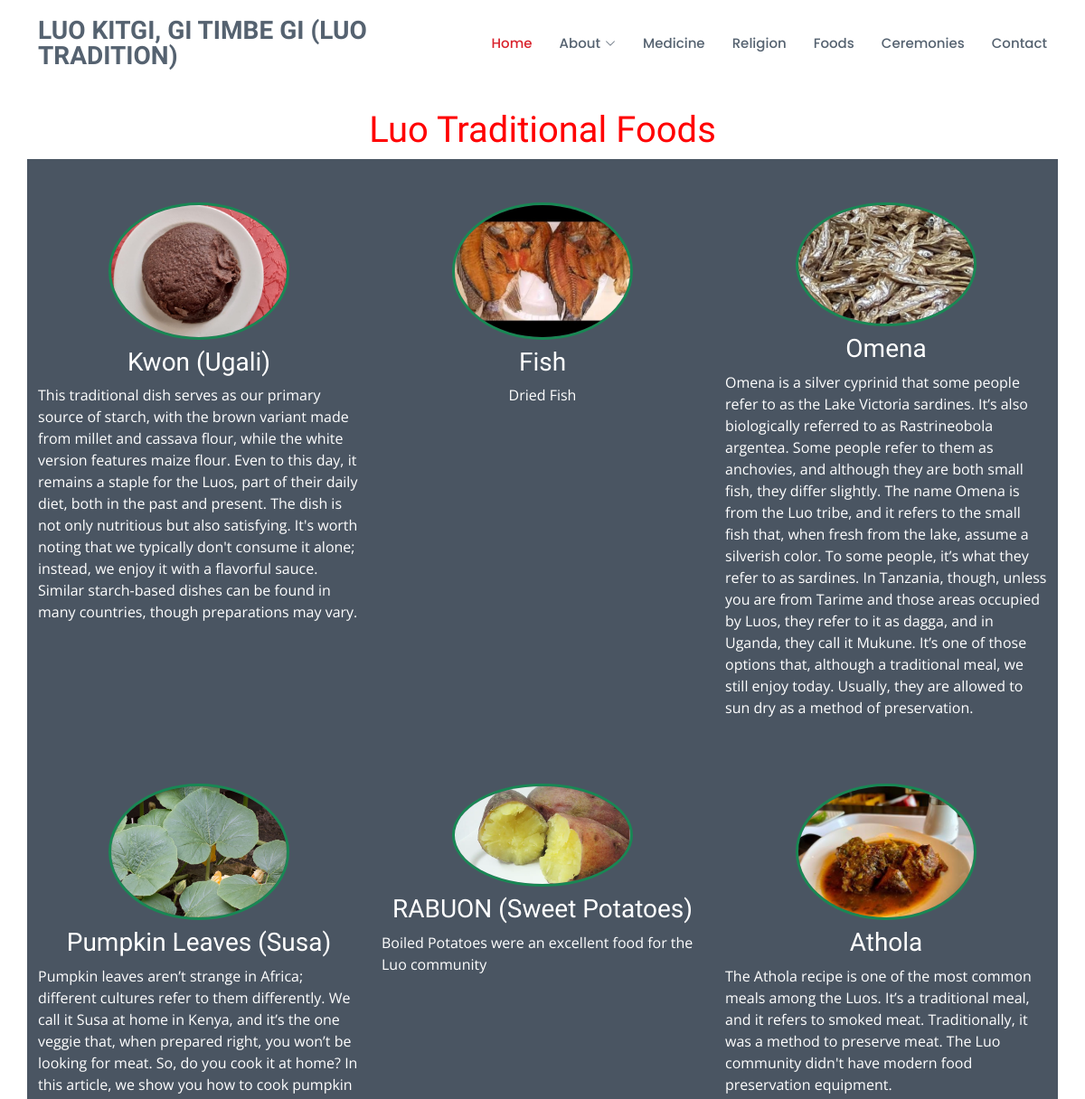
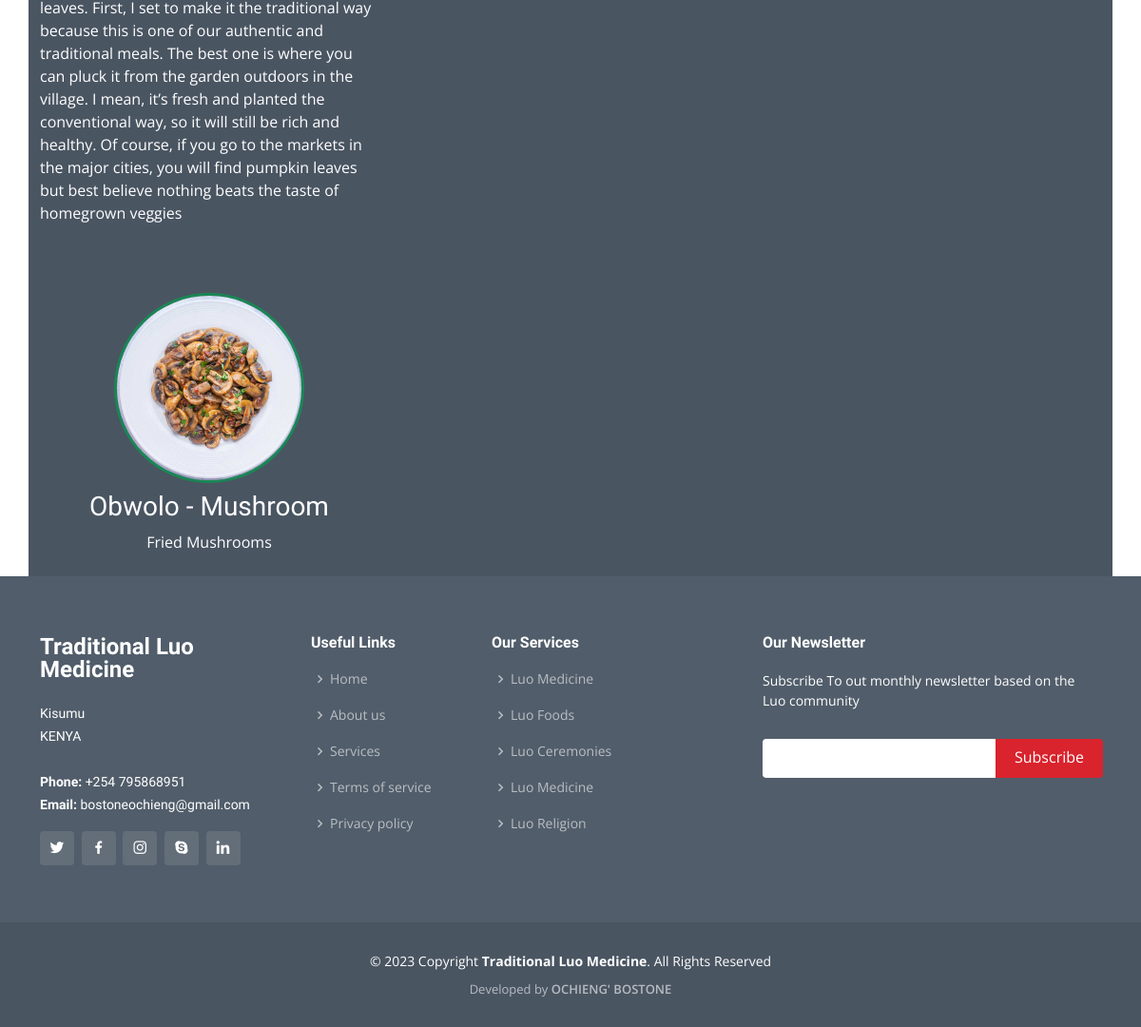
Screenshot of /food/ with the database file from the repository (2 pictures, top to bottom).
### luomedicine_app/models.py (models this page shows, shortened)
class LuoFoods(models.Model):
    def validate_image_file_extension(value):
        allowed_extensions = [".jpg", ".jpeg", ".png", ".gif", ".PNG", ".JPG"]
        ext = os.path.splitext(value.name)[1]
        if not ext.lower() in allowed_extensions:
            raise ValidationError("Unsupported file extension.")
    title = models.CharField(max_length=100)
    description = models.TextField()
    image = models.ImageField(
        upload_to="luomedicine_app/static/luo_foods/",
        validators=[validate_image_file_extension],
    )
    """
    The above function is a pre-delete signal receiver in Django that checks if the user has permission
    to delete an instance of the LuoFoods model, and if so, deletes the associated image file and logs
    the deletion.

    :param sender: The `sender` parameter refers to the model class that is sending the signal. In this
    case, the `sender` is `LuoFoods`, which is a Django model
    :param instance: The `instance` parameter refers to the instance of the `LuoFoods` model that is
    being deleted. It represents the specific object that is being removed from the database
    """

### luomedicine_app/views.py (the view)
# urls.py: path("food/", views.luo_food, name="luofoods"),
def luo_food(request):
    luo_foods = LuoFoods.objects.all()
    return render(request, "luomedicine/foods.html", {"luo_foods": luo_foods})

### luomedicine_app/templates/luomedicine/foods.html
{% extends "luomedicine/layout.html" %}
{% block body %}
{% load static %}
<div
  style="
    margin-top: 120px;
    color: red;
    font-size: 44px;
    font-weight: bold;
    text-align: center;
    font-family: Times New Roman, Times, serif;
  "
>
  <h1>Luo Traditional Foods</h1>
</div>
<div class="container mt-10">
  <div class="row p-10" style="background-color: #4a5562;">
    {% for luo_food in luo_foods %}
    <div class="col-md-4 mb-2 mt-5">
      <div class="d-flex justify-content-center flex-column align-items-center">
        <div class="rounded-circle border border-success border-3 p-0" style="max-width: 200px;">
          <img src="{{ luo_food.image.url }}" alt="{{ luo_food.title }}" class="img-fluid rounded-circle" style="width: 100%; height: auto;">
         </div>
         <h3 class="text-white text-center mt-2"> {{ luo_food.title }}</h3>
         <p class="text-white">{{ luo_food.description }}</p>
      </div>
    </div>
    {% endfor %}
  </div>
</div>
{% endblock %}

### luomedicine_app/static/assets/css/style.css (style rules this page uses)
body { font-family: "Open Sans", sans-serif; color: #444444; }
h1, h2, h3, h4, h5, h6 { font-family: "Raleway", sans-serif; }

### rows the page displays
LuoFoods: image (picture), title "Kwon (Ugali)", description "This traditional dish serves as our primary source of starch, with the brown variant made from millet and cassava flour, while the white version features maize flour. Even to this day, it remains a staple for the Luos, part of their daily diet, both in the past and present. The dish is not only nutritious but also satisfying. It's worth noting that we typically don't consume it alone; instead, we enjoy it with a flavorful sauce. Similar starch-based dishes can be found in many countries, though preparations may vary."
LuoFoods: image (picture), title "Fish", description "Dried Fish"
LuoFoods: image (picture), title "Omena", description "Omena is a silver cyprinid that some people refer to as the Lake Victoria sardines. It’s also biologically referred to as Rastrineobola argentea. Some people refer to them as anchovies, and although they are both small fish, they differ slightly. The name Omena is from the Luo tribe, and it refers to the small fish that, when fresh from the lake, assume a silverish color. To some people, it’s what they refer to as sardines. In Tanzania, though, unless you are from Tarime and those areas occupied by Luos, they refer to it as dagga, and in Uganda, they call it Mukune. It’s one of those options that, although a traditional meal, we still enjoy today. Usually, they are allowed to sun dry as a…"
LuoFoods: image (picture), title "Pumpkin Leaves (Susa)", description "Pumpkin leaves aren’t strange in Africa; different cultures refer to them differently. We call it Susa at home in Kenya, and it’s the one veggie that, when prepared right, you won’t be looking for meat. So, do you cook it at home? In this article, we show you how to cook pumpkin leaves. First, I set to make it the traditional way because this is one of our authentic and traditional meals. The best one is where you can pluck it from the garden outdoors in the village. I mean, it’s fresh and planted the conventional way, so it will still be rich and healthy. Of course, if you go to the markets in the major cities, you will find pumpkin leaves but best believe nothing beats the taste of…"
LuoFoods: image (picture), title "RABUON (Sweet Potatoes)", description "Boiled Potatoes were an excellent food for the Luo community"
LuoFoods: image (picture), title "Athola", description "The Athola recipe is one of the most common meals among the Luos. It’s a traditional meal, and it refers to smoked meat. Traditionally, it was a method to preserve meat. The Luo community didn't have modern food preservation equipment."
LuoFoods: image (picture), title "Obwolo - Mushroom", description "Fried Mushrooms"
